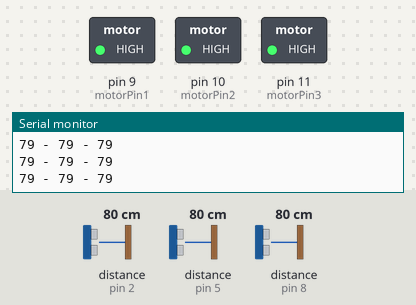
This sketch was run on a simulated Arduino Uno, built with avr-gcc and run on an emulated ATmega328P. Parts: switched loads named in the sketch (green lamp = pin HIGH), the last lines printed to the serial monitor. Wiring (inferred from the names in the program): 3 × ultrasonic range finder: trigger pin 3, echo pin 2 / trigger pin 4, echo pin 5 / trigger pin 7, echo pin 8. The inputs (shaded band) are chosen by the test bench; at power-on: distance to the obstacle (sensors on pin 2, pin 5, pin 8) 80 cm. The echo pulse lasts 58.3 µs per cm; pins used as bus, display or sensor lines are not drawn.

Above: at 1.2 s.
1.3 s: distance to the obstacle (sensor on pin 2) set to 87 cm
At 2.1 s:
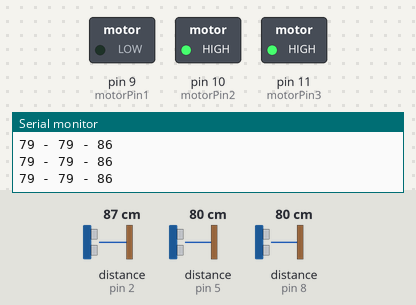
2.8 s: distance to the obstacle (sensor on pin 5) set to 85 cm
At 4.0 s:
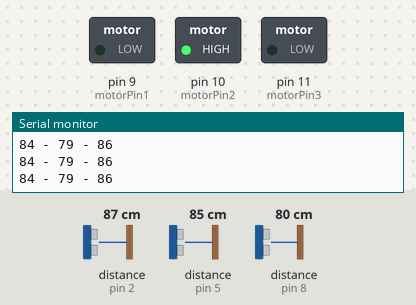
4.3 s: distance to the obstacle (sensor on pin 8) set to 86 cm
At 5.1 s:
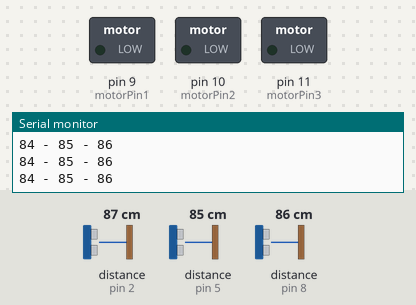
5.8 s: distance to the obstacle (sensor on pin 2) set to 2 cm
At 7.0 s:
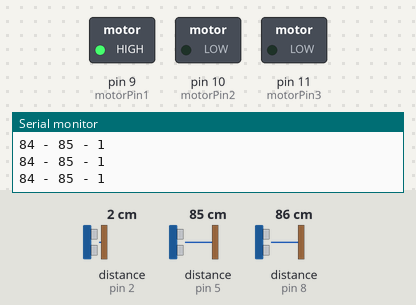
7.3 s: distance to the obstacle (sensor on pin 5) set to 2 cm
At 8.5 s:
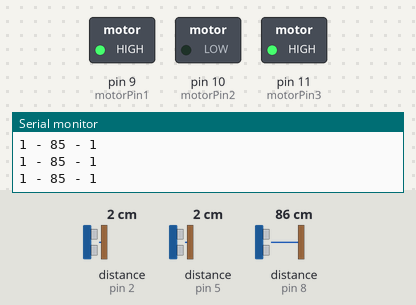
8.8 s: distance to the obstacle (sensor on pin 2) set to 250 cm
At 10.1 s:
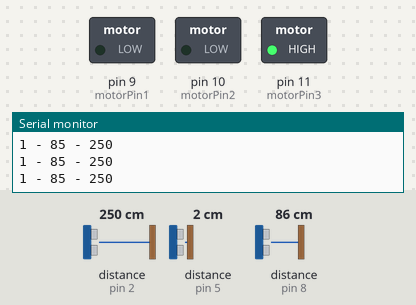
Timing chart, 0 to 11.3 s (numbered marks = the images above; inputs shaded):
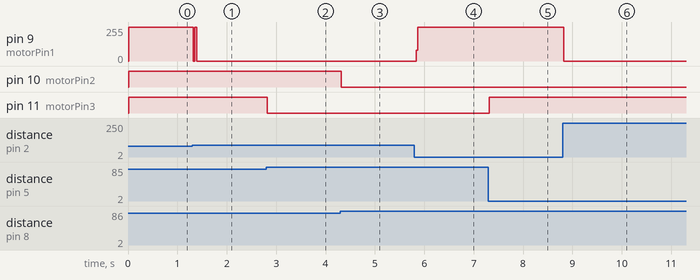

Measured:
- the behaviour switches between 81 and 82 cm on distance to the obstacle (sensor on pin 2) (found by bisection; images 0 and 1)
- the behaviour switches between 81 and 82 cm on distance to the obstacle (sensor on pin 5) (found by bisection; images 1 and 2)
- the behaviour switches between 81 and 82 cm on distance to the obstacle (sensor on pin 8) (found by bisection; images 2 and 3)
- after the input at 1.3 s, pin 9 (motorPin1): 255/255 → 0/255 at once
- after the input at 2.8 s, pin 11 (motorPin3): HIGH → LOW at once
- after the input at 4.3 s, pin 10 (motorPin2): HIGH → LOW at once
- after the input at 5.8 s, pin 9 (motorPin1): 0/255 → 255/255 at once
- after the input at 7.3 s, pin 11 (motorPin3): LOW → HIGH at once
- after the input at 8.8 s, pin 9 (motorPin1): 255/255 → 0/255 at once

The sketch:

JUSTWALK_TEST_1.ino
```cpp
#define trigPin1 3
#define echoPin1 2
#define trigPin2 4
#define echoPin2 5
#define trigPin3 7
#define echoPin3 8
#define motorPin1 9 // New pin for the Vibe Board
#define motorPin2 10
#define motorPin3 11

long duration, distance, RightSensor, BackSensor, FrontSensor, LeftSensor;

void setup()
{
    Serial.begin (9600);
    pinMode(trigPin1, OUTPUT);
    pinMode(echoPin1, INPUT);
    pinMode(trigPin2, OUTPUT);
    pinMode(echoPin2, INPUT);
    pinMode(trigPin3, OUTPUT);
    pinMode(echoPin3, INPUT);
    pinMode(motorPin1, OUTPUT);
    pinMode(motorPin2, OUTPUT);
    pinMode(motorPin3, OUTPUT); // Set the Vibe Board pin as OUTPUT
}

void loop() {
    SonarSensor(trigPin1, echoPin1);
    RightSensor = distance;
    SonarSensor(trigPin2, echoPin2);
    LeftSensor = distance;
    SonarSensor(trigPin3, echoPin3);
    FrontSensor = distance;

    digitalWrite(9, HIGH);

    // // If any sensor reads a distance of 70cm or less, vibrate the Vibe Board
    // if (RightSensor <= 70 || LeftSensor <= 70 || FrontSensor <= 70) {
    //     digitalWrite(9, HIGH); // Vibrate the Vibe Board
    // } else {
    //     digitalWrite(9, LOW); // Stop the vibration
    // }

        // If any sensor reads a distance of 70cm or less, vibrate the Vibe Board
    if (RightSensor <= 80) {
        digitalWrite(motorPin1, HIGH); // Vibrate the Vibe Board
    } else {
        digitalWrite(motorPin1, LOW); // Stop the vibration
    }

             // If any sensor reads a distance of 70cm or less, vibrate the Vibe Board
    if (FrontSensor <= 80) {
        digitalWrite(motorPin2, HIGH); // Vibrate the Vibe Board
    } else {
        digitalWrite(motorPin2, LOW); // Stop the vibration
    }

      // If any sensor reads a distance of 70cm or less, vibrate the Vibe Board
    if (LeftSensor <= 80) {
        digitalWrite(motorPin3, HIGH); // Vibrate the Vibe Board
    } else {
        digitalWrite(motorPin3, LOW); // Stop the vibration
    }

    Serial.print(LeftSensor);
    Serial.print(" - ");
    Serial.print(FrontSensor);
    Serial.print(" - ");
    Serial.println(RightSensor);
}

void SonarSensor(int trigPin,int echoPin)
{
    digitalWrite(trigPin, LOW);
    delayMicroseconds(2);
    digitalWrite(trigPin, HIGH);
    delayMicroseconds(10);
    digitalWrite(trigPin, LOW);
    duration = pulseIn(echoPin, HIGH);
    distance = (duration/2) / 29.1;
}
```
